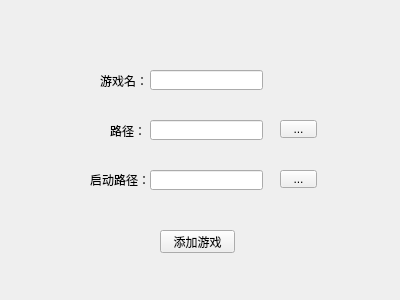
<?xml version="1.0" encoding="UTF-8"?>
<ui version="4.0">
 <class>Form</class>
 <widget class="QWidget" name="Form">
  <property name="enabled">
   <bool>true</bool>
  </property>
  <property name="geometry">
   <rect>
    <x>0</x>
    <y>0</y>
    <width>400</width>
    <height>300</height>
   </rect>
  </property>
  <property name="minimumSize">
   <size>
    <width>400</width>
    <height>300</height>
   </size>
  </property>
  <property name="maximumSize">
   <size>
    <width>400</width>
    <height>300</height>
   </size>
  </property>
  <property name="windowTitle">
   <string>Form</string>
  </property>
  <property name="windowIcon">
   <iconset resource="ico.qrc">
    <normaloff>:/ico/ico64.ico</normaloff>:/ico/ico64.ico</iconset>
  </property>
  <widget class="QToolButton" name="toolButtonPath">
   <property name="geometry">
    <rect>
     <x>280</x>
     <y>120</y>
     <width>37</width>
     <height>18</height>
    </rect>
   </property>
   <property name="text">
    <string>...</string>
   </property>
  </widget>
  <widget class="QLineEdit" name="lineEditName">
   <property name="geometry">
    <rect>
     <x>150</x>
     <y>70</y>
     <width>113</width>
     <height>20</height>
    </rect>
   </property>
  </widget>
  <widget class="QLabel" name="labelName">
   <property name="geometry">
    <rect>
     <x>100</x>
     <y>75</y>
     <width>54</width>
     <height>12</height>
    </rect>
   </property>
   <property name="text">
    <string>游戏名：</string>
   </property>
  </widget>
  <widget class="QLabel" name="labelPath">
   <property name="geometry">
    <rect>
     <x>110</x>
     <y>125</y>
     <width>54</width>
     <height>12</height>
    </rect>
   </property>
   <property name="text">
    <string>路径：</string>
   </property>
  </widget>
  <widget class="QLineEdit" name="lineEditPath">
   <property name="geometry">
    <rect>
     <x>150</x>
     <y>120</y>
     <width>113</width>
     <height>20</height>
    </rect>
   </property>
  </widget>
  <widget class="QPushButton" name="pushButtonGo">
   <property name="enabled">
    <bool>true</bool>
   </property>
   <property name="geometry">
    <rect>
     <x>160</x>
     <y>230</y>
     <width>75</width>
     <height>23</height>
    </rect>
   </property>
   <property name="text">
    <string>添加游戏</string>
   </property>
  </widget>
  <widget class="QLineEdit" name="lineEditStartPath">
   <property name="geometry">
    <rect>
     <x>150</x>
     <y>170</y>
     <width>113</width>
     <height>20</height>
    </rect>
   </property>
  </widget>
  <widget class="QLabel" name="labelStartPath">
   <property name="geometry">
    <rect>
     <x>90</x>
     <y>170</y>
     <width>61</width>
     <height>20</height>
    </rect>
   </property>
   <property name="text">
    <string>启动路径：</string>
   </property>
  </widget>
  <widget class="QToolButton" name="toolButtonStartPath">
   <property name="geometry">
    <rect>
     <x>280</x>
     <y>170</y>
     <width>37</width>
     <height>18</height>
    </rect>
   </property>
   <property name="text">
    <string>...</string>
   </property>
  </widget>
 </widget>
 <resources>
  <include location="ico.qrc"/>
 </resources>
 <connections/>
</ui>
